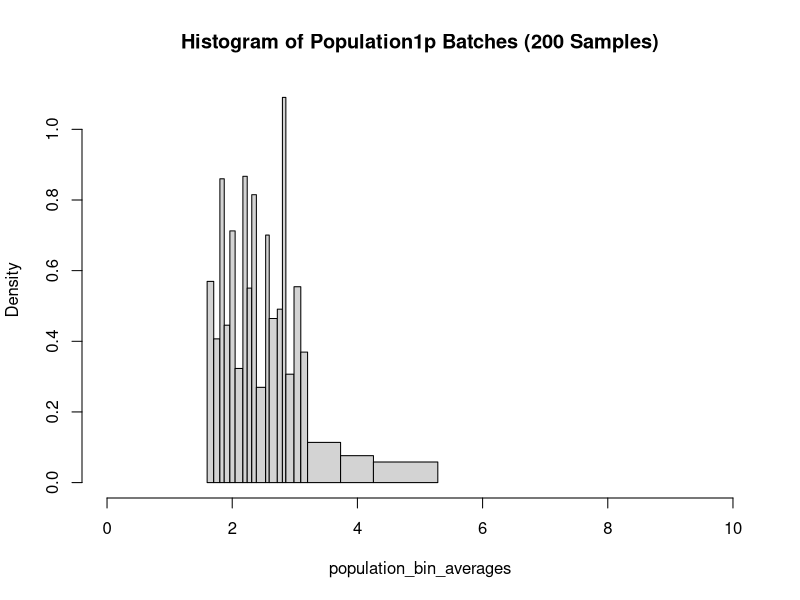

Write the R code that produced this figure.
population1p = read.csv("population1p.csv",header=TRUE)
#gop = read.csv("GOP_donations_2012.csv",header=TRUE)

population = as.matrix(population1p$donates)
#gopdonations = as.matrix(gop$donation[gop$donation > 0])

N = round(nrow(population)/200)

# randomly split DEMs into N groups of average length nrow(demdonations)/N
demsplit = as.list(split(population, sample(1:N, nrow(population), replace=T)))

# find average of each bin
population_bin_averages = unlist(lapply(demsplit,mean))

# find 20 quantiles of each the batch averages
quantiles_dem = quantile(population_bin_averages,probs = seq(0, 1, 1/20))

# plot histogram
hist(population_bin_averages,main="Histogram of Population1p Batches (200 Samples)",freq=FALSE,breaks=quantiles_dem,xlim=c(0,10))


#N = round(nrow(gopdonations)/400)

# randomly split GOP into N groups of average length nrow(demdonations)/N
#gopsplit = split(gopdonations, sample(1:N, nrow(gopdonations), replace=T))

# find average of each bin
#gop_bin_averages = unlist(lapply(gopsplit,mean))

# find 20 quantiles of each the batch averages
#quantiles_gop = quantile(gop_bin_averages,probs = seq(0, 1, 1/20))

# plot histogram
#hist(gop_bin_averages,main="Histogram of GOP Batches (Average Donations, 400 Samples)",freq=FALSE,breaks=quantiles_gop,xlim=c(0,4000))

